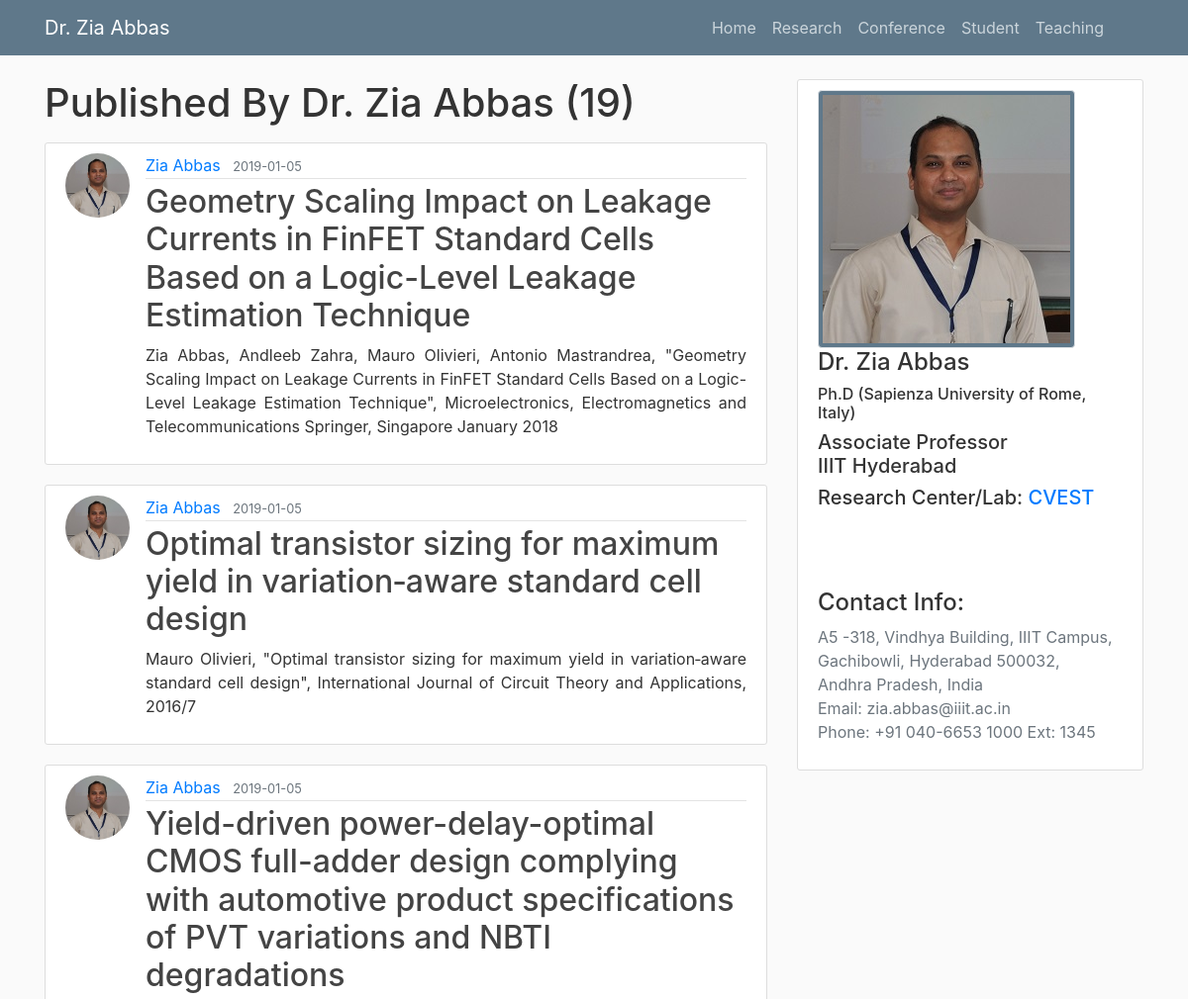
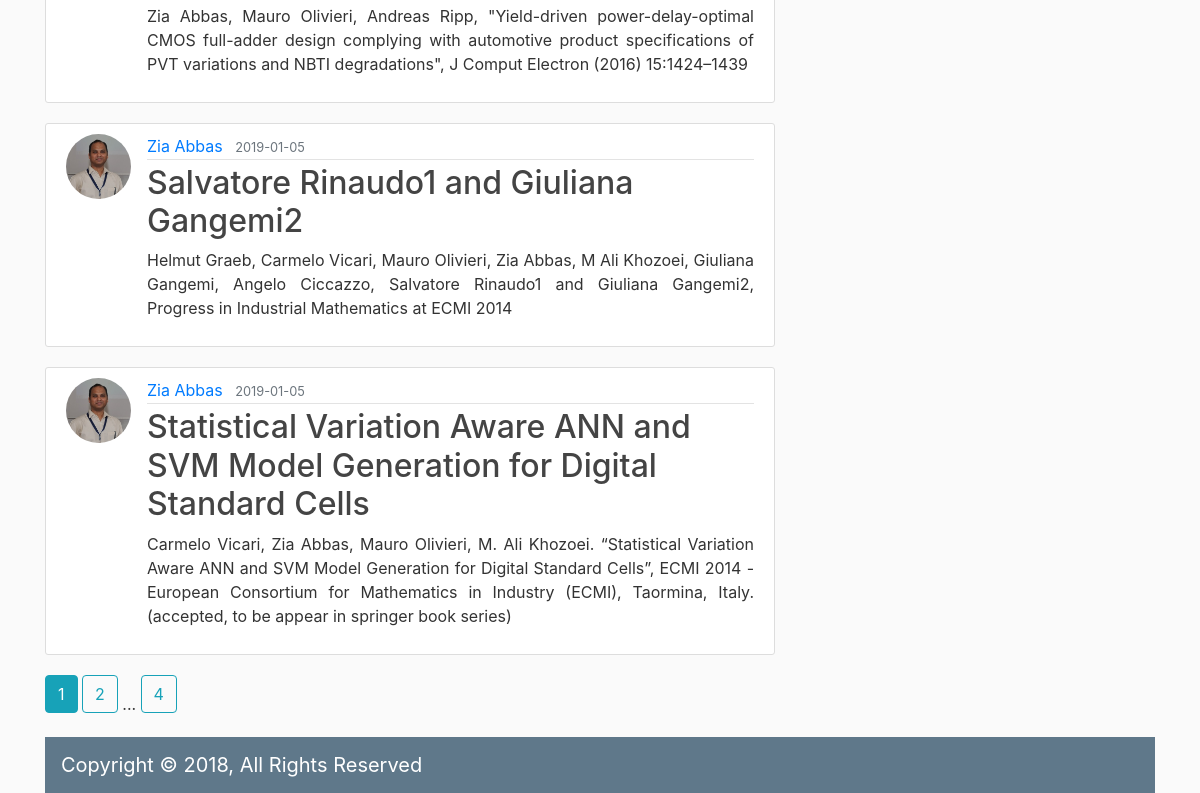
Screenshot of /user/Zia Abbas with the database file from the repository (2 pictures, top to bottom).
### drabbas/models.py (models this page shows, shortened)
class User(db.Model, UserMixin):
    id = db.Column(db.Integer, primary_key=True)
    username = db.Column(db.String(20), unique=True, nullable=False)
    email = db.Column(db.String(120), unique=True, nullable=False)
    image_file = db.Column(db.String(20), nullable=False, default='default.jpg')
    password = db.Column(db.String(60), nullable=False)
    posts = db.relationship('Post', backref='author', lazy=True)

class Post(db.Model):
    id = db.Column(db.Integer, primary_key=True)
    title = db.Column(db.String(100), nullable=False)
    pdflink = db.Column(db.String(150), nullable=False)
    date_posted = db.Column(db.DateTime, nullable=False, default=datetime.utcnow)
    content = db.Column(db.Text, nullable=False)
    user_id = db.Column(db.Integer, db.ForeignKey('user.id'), nullable=False)

### drabbas/routes.py (the view)
@app.route("/user/<string:username>")
def user_posts(username):
    page = request.args.get('page', 1, type=int)
    user = User.query.filter_by(username=username).first_or_404()
    posts = Post.query.filter_by(author=user)\
        .order_by(Post.date_posted.desc())\
        .paginate(page=page, per_page=5)
    return render_template('user_posts.html', posts=posts, user=user)

### drabbas/templates/user_posts.html
{% extends "layout.html" %}
{% block content %}
    <h1 class="mb-3">Published By Dr. {{ user.username }} ({{ posts.total }})</h1>
    {% for post in posts.items %}
        <article class="media content-section">
          <img class="rounded-circle article-img" src="{{ url_for('static', filename='profile_pics/' + post.author.image_file) }}">
          <div class="media-body">
            <div class="article-metadata">
              <a class="mr-2" href="{{ url_for('user_posts', username=post.author.username) }}">{{ post.author.username }}</a>
              <small class="text-muted">{{ post.date_posted.strftime('%Y-%m-%d') }}</small>
            </div>
            <h2><a class="article-title" href="{{ url_for('post', post_id=post.id) }}">{{ post.title }}</a></h2>
            <p class="article-content">{{ post.content }}</p>
          </div>
        </article>
    {% endfor %}
    {% for page_num in posts.iter_pages(left_edge=1, right_edge=1, left_current=1, right_current=2) %}
      {% if page_num %}
        {% if posts.page == page_num %}
          <a class="btn btn-info mb-4" href="{{ url_for('user_posts', username=user.username, page=page_num) }}">{{ page_num }}</a>
        {% else %}
          <a class="btn btn-outline-info mb-4" href="{{ url_for('user_posts', username=user.username, page=page_num) }}">{{ page_num }}</a>
        {% endif %}
      {% else %}
        ...
      {% endif %}
    {% endfor %}
{% endblock content %}

### drabbas/static/main.css (style rules this page uses)
body { background: #fafafa; color: #333333; margin-top: 5rem; }
.content-section { background: #ffffff; padding: 10px 20px; border: 1px solid #dddddd; border-radius: 3px; margin-bottom: 20px; }
.article-title { color: #444444; }
.article-content { white-space: pre-line; text-align: justify }
.article-img { height: 65px; width: 65px; margin-right: 16px; }
.article-metadata { padding-bottom: 1px; margin-bottom: 4px; border-bottom: 1px solid #e3e3e3 }

### rows the page displays
User: username "Zia Abbas"
Post: image_file (placeholder picture), author.username "Zia Abbas", date_posted "2019-01-05", title "Geometry Scaling Impact on Leakage Currents in FinFET Standard Cells Based on a Logic-Level Leakage Estimation Technique", content "Zia Abbas, Andleeb Zahra, Mauro Olivieri, Antonio Mastrandrea, \"Geometry Scaling Impact on Leakage Currents in FinFET Standard Cells Based on a Logic-Level Leakage Estimation Technique\", Microelectronics, Electromagnetics and Telecommunications Springer, Singapore January 2018"
Post: image_file (placeholder picture), author.username "Zia Abbas", date_posted "2019-01-05", title "Optimal transistor sizing for maximum yield in variation‐aware standard cell design", content "Mauro Olivieri, \"Optimal transistor sizing for maximum yield in variation‐aware standard cell design\", International Journal of Circuit Theory and Applications, 2016/7"
Post: image_file (placeholder picture), author.username "Zia Abbas", date_posted "2019-01-05", title "Yield-driven power-delay-optimal CMOS full-adder design complying with automotive product specifications of PVT variations and NBTI degradations", content "Zia Abbas, Mauro Olivieri, Andreas Ripp, \"Yield-driven power-delay-optimal CMOS full-adder design complying with automotive product specifications of PVT variations and NBTI degradations\", J Comput Electron (2016) 15:1424–1439"
Post: image_file (placeholder picture), author.username "Zia Abbas", date_posted "2019-01-05", title "Salvatore Rinaudo1 and Giuliana Gangemi2", content "Helmut Graeb, Carmelo Vicari, Mauro Olivieri, Zia Abbas, M Ali Khozoei, Giuliana Gangemi, Angelo Ciccazzo, Salvatore Rinaudo1 and Giuliana Gangemi2, Progress in Industrial Mathematics at ECMI 2014"
Post: image_file (placeholder picture), author.username "Zia Abbas", date_posted "2019-01-05", title "Statistical Variation Aware ANN and SVM Model Generation for Digital Standard Cells", content "Carmelo Vicari, Zia Abbas, Mauro Olivieri, M. Ali Khozoei. “Statistical Variation Aware ANN and SVM Model Generation for Digital Standard Cells”, ECMI 2014 - European Consortium for Mathematics in Industry (ECMI), Taormina, Italy. (accepted, to be appear in springer book series)"

### other values shown
{{ posts.total }} "19"
{{ page_num }} "1"
{{ page_num }} "2" "4"
